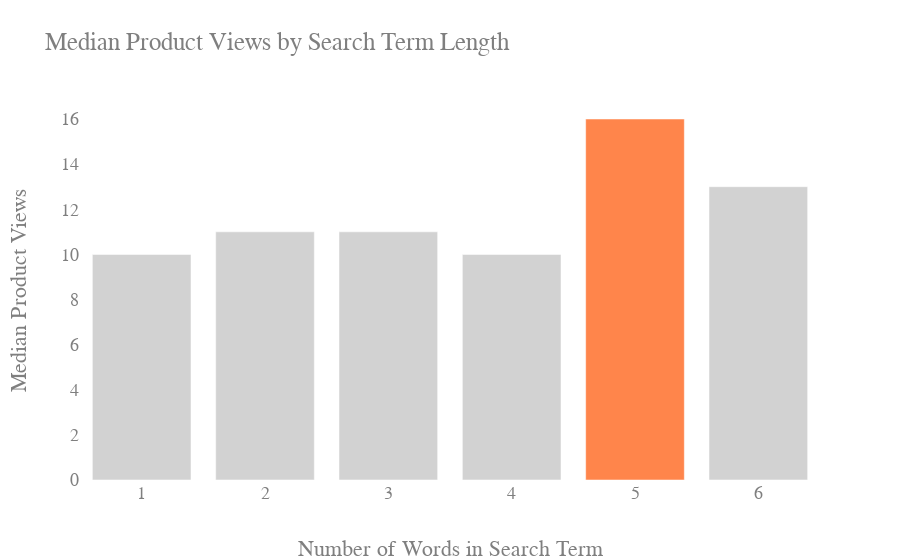

Write notebook code for a chart like this one.
### Code cell
#number of products
#pd.Series(prod_engagement['Search_term'].unique(), name='length').str.split().apply(len).value_counts().sort_index().tolist()
df = pd.DataFrame(prod_engagement.groupby('Search_term')['Product_views'].median()).reset_index()
df['len'] = st_len

#prod_engagement.groupby('Search_term')['Product_views'].median()

x = [1,2,3,4,5,6]
y = df.groupby('len')['Product_views'].median().round(1).tolist()

colors = ['rgb(200,200,200)',] * 6
colors[4] = 'rgb(255,103,31)'

fig = go.Figure(data=[
    go.Bar(x=x, y=y, marker_color=colors,
                               opacity=0.8)
   ]
               )

fig.update_layout(
    title_text='Median Product Views by Search Term Length', # title of plot
    xaxis_title_text='Number of Words in Search Term', # xaxis label
    yaxis_title_text='Median Product Views',# yaxis label
    font=dict(family='Helvetica', size=18, color='#7f7f7f'),
    xaxis= dict(zeroline=False,
                showline=False),
                
    yaxis=dict(showgrid=False,
               zeroline=False)
)

fig.show()
fig.write_image("images/SearchTermLenth_by_MeanProductViews.png")
#py.plot(fig, filename='SearchTermLenth_by_MeanProductViews', image_width=1600, image_height=1200, scale=4)

### Figure 1 — Plotly figure (JSON) as saved in the notebook; plotly's stock layout.template omitted (floating-point values rounded to 4 significant figures)
{"data": [{"marker": {"color": ["rgb(200,200,200)", "rgb(200,200,200)", "rgb(200,200,200)", "rgb(200,200,200)", "rgb(255,103,31)", "rgb(200,200,200)"]}, "opacity": 0.8, "type": "bar", "x": [1, 2, 3, 4, 5, 6], "y": [10, 11, 11, 10, 16, 13]}], "layout": {"font": {"color": "#7f7f7f", "family": "Helvetica", "size": 18}, "title": {"text": "Median Product Views by Search Term Length"}, "xaxis": {"showline": false, "title": {"text": "Number of Words in Search Term"}, "zeroline": false}, "yaxis": {"showgrid": false, "title": {"text": "Median Product Views"}, "zeroline": false}}}
